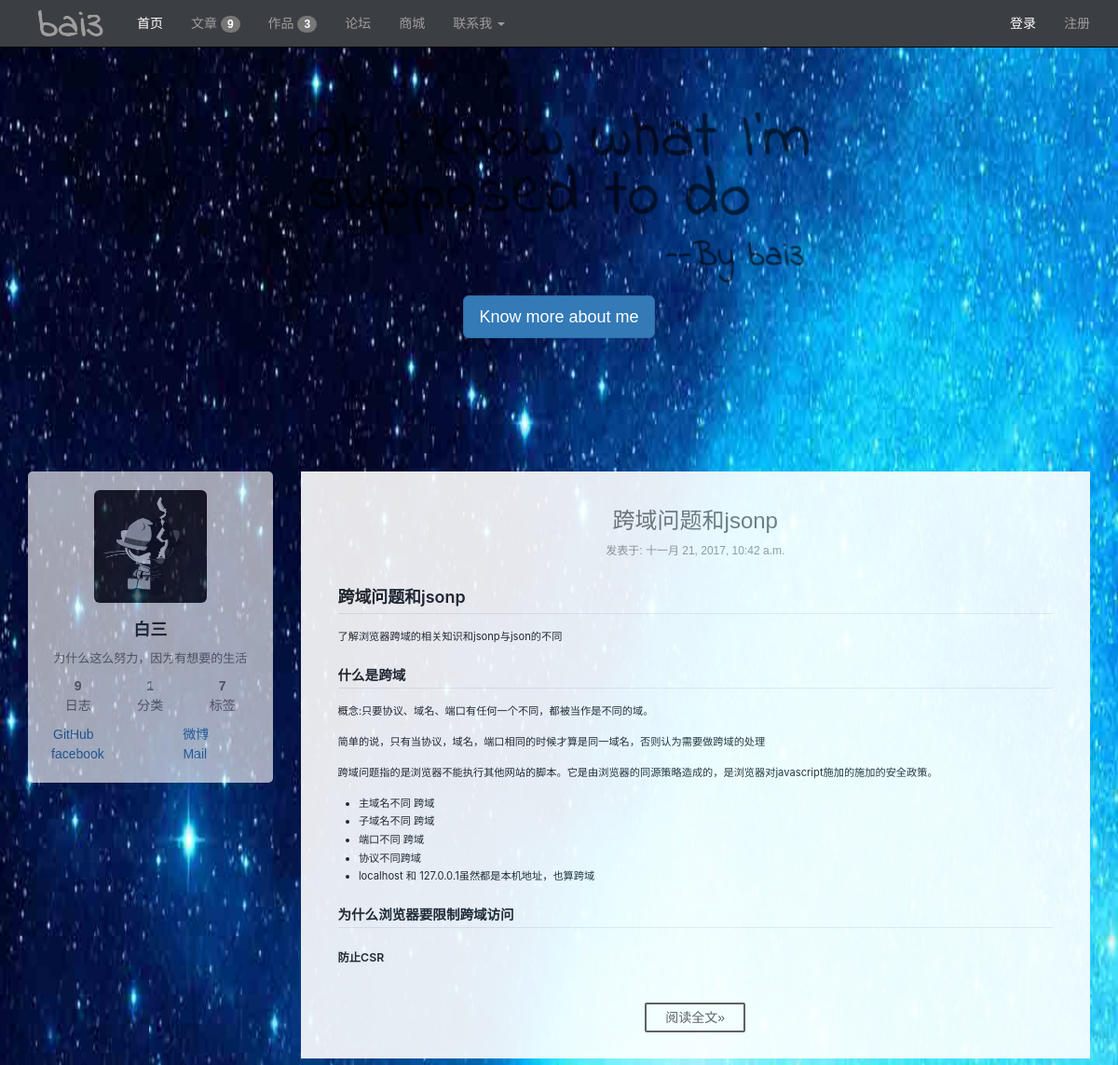
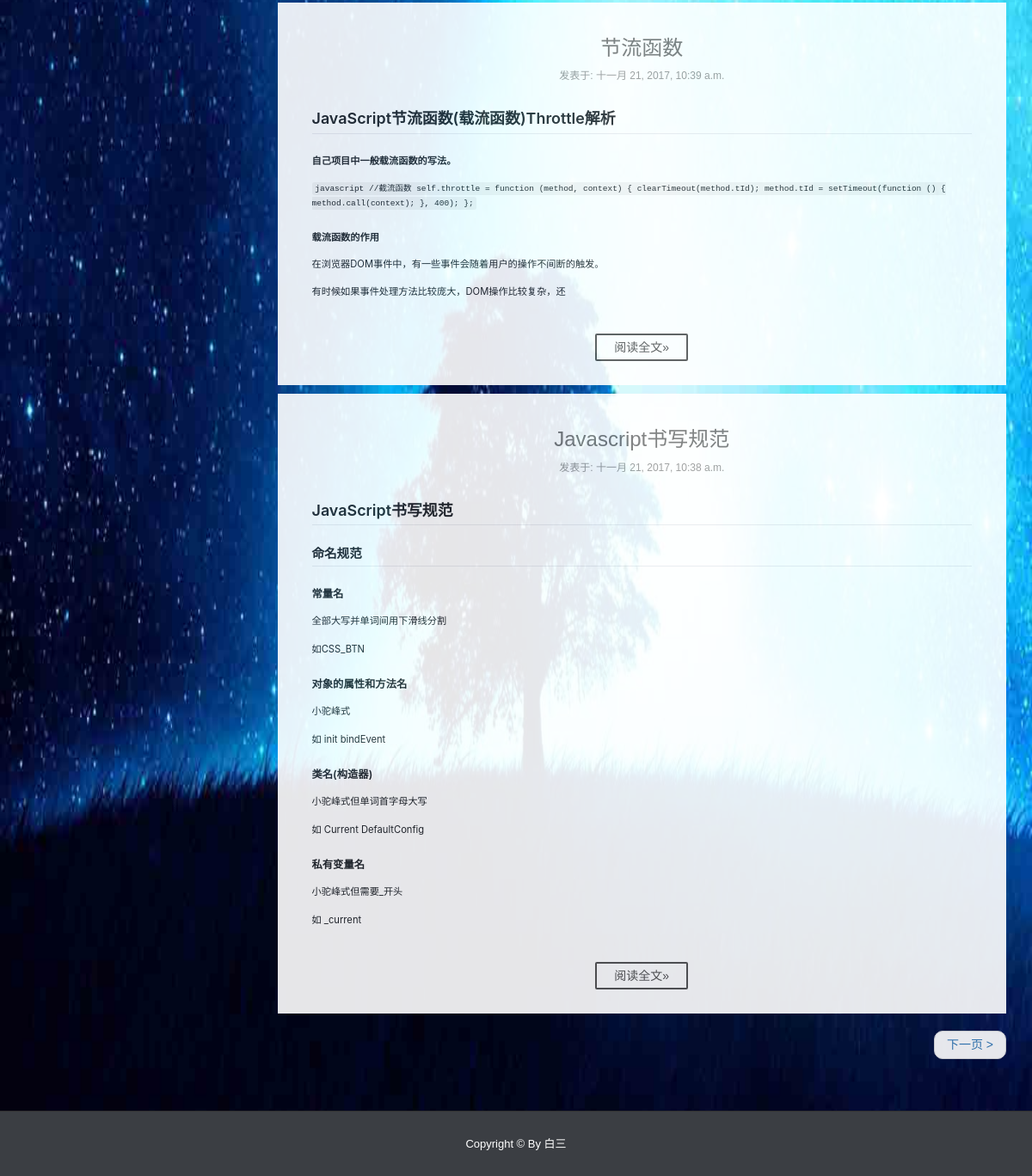
Before: / with the older database file (2 pictures, top to bottom).
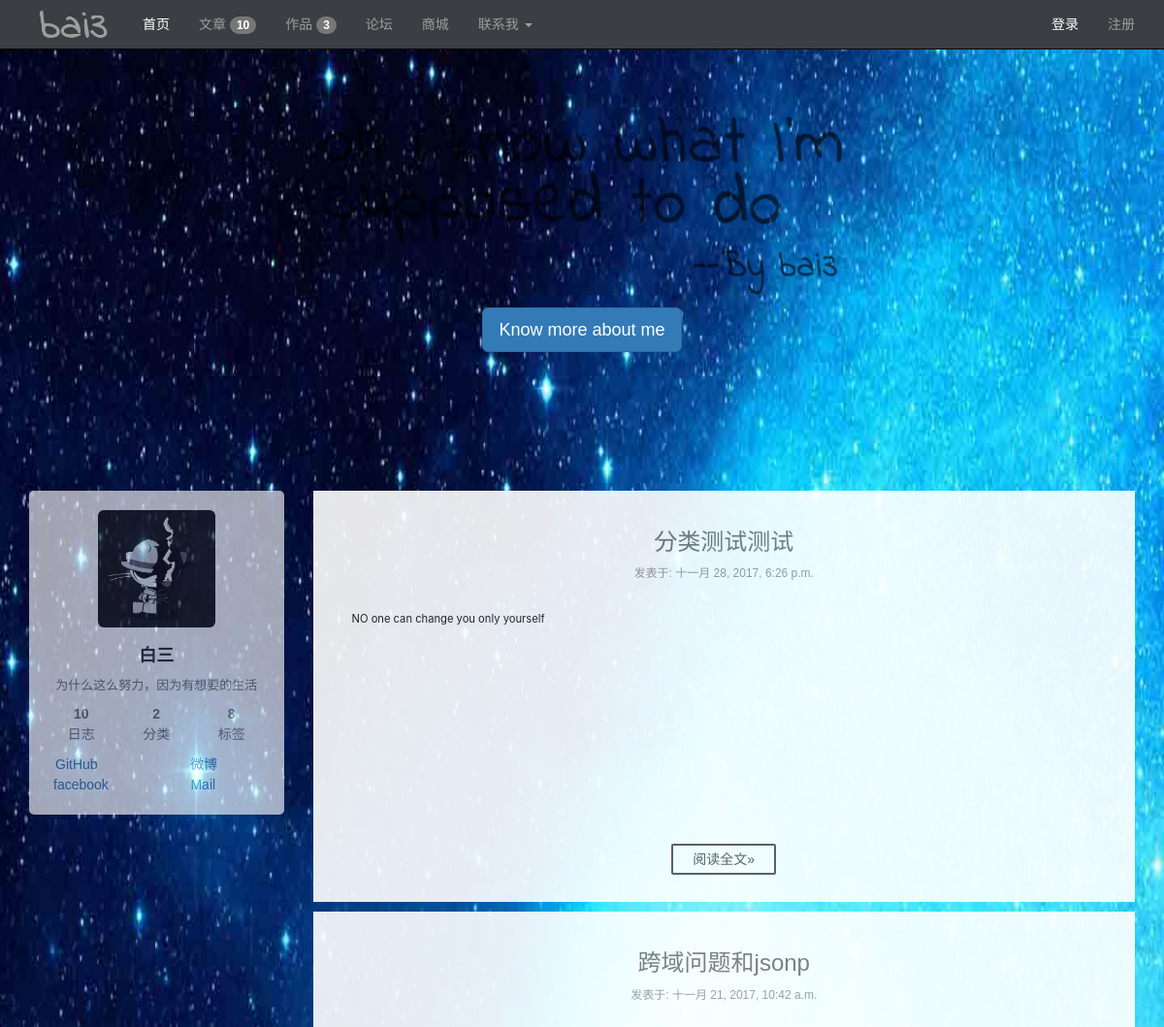
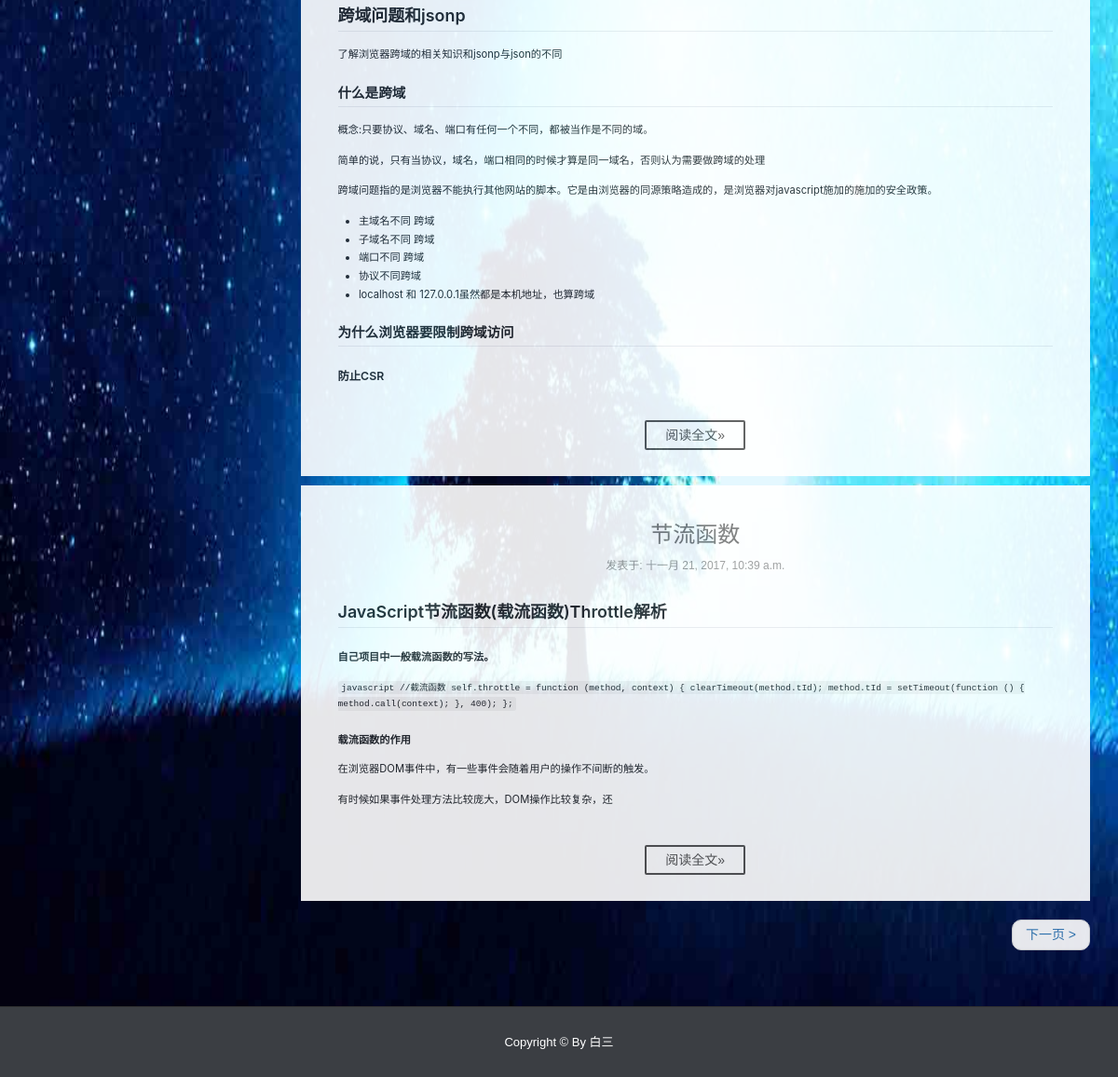
After: the same page with the newer database file (2 pictures, top to bottom).
### index/models.py (models this page shows, shortened)
class Article(models.Model):
    title = models.CharField(max_length=100, verbose_name="文章标题")
    type = models.CharField(max_length=20, default='note', verbose_name="文章类别")
    tag = models.CharField(max_length=100, verbose_name="文章标签")
    pub_time = models.DateTimeField(default=timezone.now, verbose_name="文章创建时间")
    body = models.TextField(verbose_name="文章内容")
    class Meta:
        ordering = ('-pub_time',)

### index/views.py (the view)
# urls.py: url(r'^$', index),
def index(request):
    total = common()
    light = 1
    template = get_template('index/index.html')
    articles = Article.objects.all()
    for article in articles:
        article.body = markdown(article.body)
    paginator = Paginator(articles, 3)
    page = request.GET.get('page')
    try:
        articles = paginator.page(page)
    except PageNotAnInteger:
        articles = paginator.page(1)
    except EmptyPage:
        articles = paginator.page(paginator.num_pages)
    html = template.render(locals())
    return HttpResponse(html)

### index/views.py (called while the page is built)
def common():
    work_total = Work.objects.count()
    amount = Article.objects.count()
    tag_amount = Article.objects.values('tag').distinct().count()
    type_amount = Article.objects.values('type').distinct().count()
    return work_total, amount, tag_amount, type_amount

### index/templates/index/index.html (shortened to what this page needs)
{% extends 'index/base.html' %}
{% block css %}
    <link rel="stylesheet" href="/static/css/common/markdown.css">
{% endblock %}
{% block banner %}
    <div class="jumbotron" style="background: none;margin-top: 50px ">
        <h1>
            <img src="/static/img/common/header.svg" class="img-responsive center-block" style="opacity: .6;width: 627px;">
        </h1>
        <p style="text-align: center"><a class="btn btn-primary btn-lg" href="javascript: alert('简历的github被我删了，以后补齐。')" role="button" target="_blank">Know more about me</a></p>
    </div>
{% endblock %}
{%  block content %}
    {% block aside %}{% include 'index/aside.html' %}{% endblock %}
    {% block main %}
        <main  class="col-md-9" >
            {% for article in articles %}
            <article>
                <header style="margin-bottom: 30px">
                    <h3 class="text-center">
                        <a href="/article/{{ article.id }}" class="text-muted">
                            {{ article.title }}
                        </a>
                    </h3>
                    <div class="text-center" style="color: #999;font-family: 'PingFang SC', 'Microsoft YaHei', sans-serif;font-size: 12px;">
                        发表于: {{ article.pub_time }}
                    </div>
                </header>
                <div class="body markdown-body" style="overflow-y: hidden;min-height: 200px">
                    {{ article.body | truncatechars:400| safe }}
                </div>
                <div class="footer text-center" >
                    <a href="/article/{{ article.id }}" class="btn-readmore" role="button">阅读全文»</a>
                </div>
            </article>
            {% endfor %}
            <nav>
                <ul class="pager">
                    {% if articles.has_next %}
                    <li class="next"><a href="?page={{ articles.next_page_number }}">下一页 <span aria-hidden="true">></span></a></li>
                    {% endif %}
                </ul>
            </nav>
        </main>
    {% endblock %}
{% endblock %}

Changed rows visible on the page:
no longer on this page (row unchanged): Article: title "Javascript书写规范", pub_time "十一月 21, 2017, 10:38 a.m.", body "JavaScript书写规范 命名规范 常量名 全部大写并单词间用下滑线分割 如CSS_BTN 对象的属性和方法名 小驼峰式 如 init bindEvent 类名(构造器) 小驼峰式但单词首字母大写 如 Current DefaultConfig 私有变量名 小驼峰式但需要_开头 如 _current"
added Article: title "分类测试测试", pub_time "十一月 28, 2017, 6:26 p.m.", body "NO one can change you only yourself"
Other visible differences:
{{ total.1 }}: "9" → "10"
{{ total.3 }}: "1" → "2"
{{ total.2 }}: "7" → "8"
